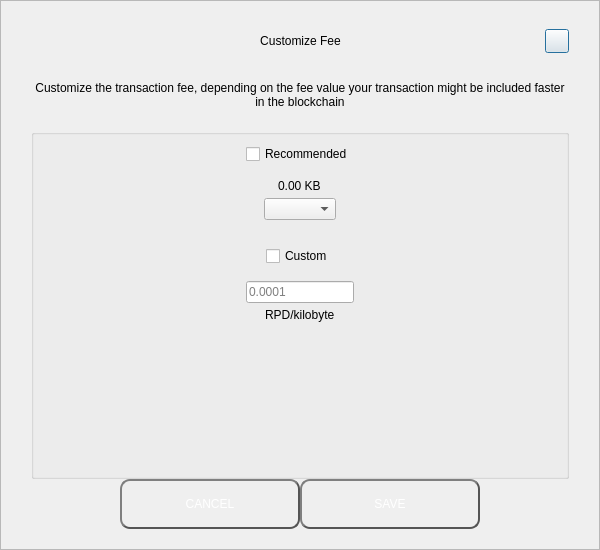
<?xml version="1.0" encoding="UTF-8"?>
<ui version="4.0">
 <class>SendCustomFeeDialog</class>
 <widget class="QDialog" name="SendCustomFeeDialog">
  <property name="geometry">
   <rect>
    <x>0</x>
    <y>0</y>
    <width>600</width>
    <height>550</height>
   </rect>
  </property>
  <property name="windowTitle">
   <string>Form</string>
  </property>
  <layout class="QVBoxLayout" name="verticalLayout_3">
   <property name="spacing">
    <number>0</number>
   </property>
   <property name="leftMargin">
    <number>0</number>
   </property>
   <property name="topMargin">
    <number>0</number>
   </property>
   <property name="rightMargin">
    <number>0</number>
   </property>
   <property name="bottomMargin">
    <number>0</number>
   </property>
   <item>
    <widget class="QFrame" name="frame">
     <property name="styleSheet">
      <string notr="true"/>
     </property>
     <property name="frameShape">
      <enum>QFrame::StyledPanel</enum>
     </property>
     <property name="frameShadow">
      <enum>QFrame::Raised</enum>
     </property>
     <layout class="QVBoxLayout" name="verticalLayout_2">
      <property name="spacing">
       <number>0</number>
      </property>
      <property name="leftMargin">
       <number>30</number>
      </property>
      <property name="topMargin">
       <number>20</number>
      </property>
      <property name="rightMargin">
       <number>30</number>
      </property>
      <property name="bottomMargin">
       <number>20</number>
      </property>
      <item>
       <layout class="QHBoxLayout" name="horizontalLayout_3">
        <property name="spacing">
         <number>0</number>
        </property>
        <item>
         <spacer name="horizontalSpacer_21">
          <property name="orientation">
           <enum>Qt::Horizontal</enum>
          </property>
          <property name="sizeHint" stdset="0">
           <size>
            <width>40</width>
            <height>20</height>
           </size>
          </property>
         </spacer>
        </item>
        <item>
         <widget class="QLabel" name="labelTitle">
          <property name="minimumSize">
           <size>
            <width>0</width>
            <height>40</height>
           </size>
          </property>
          <property name="maximumSize">
           <size>
            <width>16777215</width>
            <height>40</height>
           </size>
          </property>
          <property name="styleSheet">
           <string notr="true">padding-left:24px;</string>
          </property>
          <property name="text">
           <string>Customize Fee</string>
          </property>
          <property name="alignment">
           <set>Qt::AlignCenter</set>
          </property>
          <property name="margin">
           <number>7</number>
          </property>
         </widget>
        </item>
        <item>
         <spacer name="horizontalSpacer">
          <property name="orientation">
           <enum>Qt::Horizontal</enum>
          </property>
          <property name="sizeHint" stdset="0">
           <size>
            <width>40</width>
            <height>20</height>
           </size>
          </property>
         </spacer>
        </item>
        <item>
         <widget class="QPushButton" name="btnEsc">
          <property name="minimumSize">
           <size>
            <width>24</width>
            <height>24</height>
           </size>
          </property>
          <property name="maximumSize">
           <size>
            <width>24</width>
            <height>24</height>
           </size>
          </property>
          <property name="text">
           <string/>
          </property>
         </widget>
        </item>
       </layout>
      </item>
      <item>
       <spacer name="verticalSpacer_2">
        <property name="orientation">
         <enum>Qt::Vertical</enum>
        </property>
        <property name="sizeType">
         <enum>QSizePolicy::Fixed</enum>
        </property>
        <property name="sizeHint" stdset="0">
         <size>
          <width>20</width>
          <height>20</height>
         </size>
        </property>
       </spacer>
      </item>
      <item>
       <widget class="QLabel" name="labelMessage">
        <property name="text">
         <string>Customize the transaction fee, depending on the fee value your transaction might be included faster in the blockchain</string>
        </property>
        <property name="alignment">
         <set>Qt::AlignCenter</set>
        </property>
        <property name="wordWrap">
         <bool>true</bool>
        </property>
       </widget>
      </item>
      <item>
       <spacer name="verticalSpacer_3">
        <property name="orientation">
         <enum>Qt::Vertical</enum>
        </property>
        <property name="sizeType">
         <enum>QSizePolicy::Fixed</enum>
        </property>
        <property name="sizeHint" stdset="0">
         <size>
          <width>20</width>
          <height>20</height>
         </size>
        </property>
       </spacer>
      </item>
      <item>
       <widget class="QGroupBox" name="groupBox">
        <property name="title">
         <string/>
        </property>
        <layout class="QVBoxLayout" name="verticalLayout">
         <property name="leftMargin">
          <number>12</number>
         </property>
         <property name="rightMargin">
          <number>12</number>
         </property>
         <item>
          <layout class="QVBoxLayout" name="verticalLayout_4">
           <property name="spacing">
            <number>5</number>
           </property>
           <item alignment="Qt::AlignHCenter">
            <widget class="QCheckBox" name="checkBoxRecommended">
             <property name="text">
              <string>Recommended</string>
             </property>
            </widget>
           </item>
           <item>
            <spacer name="verticalSpacer_5">
             <property name="orientation">
              <enum>Qt::Vertical</enum>
             </property>
             <property name="sizeType">
              <enum>QSizePolicy::Fixed</enum>
             </property>
             <property name="sizeHint" stdset="0">
              <size>
               <width>20</width>
               <height>10</height>
              </size>
             </property>
            </spacer>
           </item>
           <item alignment="Qt::AlignHCenter">
            <widget class="QLabel" name="labelFee">
             <property name="text">
              <string>0.00 KB</string>
             </property>
            </widget>
           </item>
           <item alignment="Qt::AlignHCenter">
            <widget class="QComboBox" name="comboBoxRecommended"/>
           </item>
          </layout>
         </item>
         <item>
          <spacer name="verticalSpacer">
           <property name="orientation">
            <enum>Qt::Vertical</enum>
           </property>
           <property name="sizeType">
            <enum>QSizePolicy::Fixed</enum>
           </property>
           <property name="sizeHint" stdset="0">
            <size>
             <width>20</width>
             <height>20</height>
            </size>
           </property>
          </spacer>
         </item>
         <item>
          <layout class="QVBoxLayout" name="verticalLayout_5">
           <property name="spacing">
            <number>5</number>
           </property>
           <item alignment="Qt::AlignHCenter">
            <widget class="QCheckBox" name="checkBoxCustom">
             <property name="text">
              <string>Custom</string>
             </property>
            </widget>
           </item>
           <item>
            <spacer name="verticalSpacer_6">
             <property name="orientation">
              <enum>Qt::Vertical</enum>
             </property>
             <property name="sizeType">
              <enum>QSizePolicy::Fixed</enum>
             </property>
             <property name="sizeHint" stdset="0">
              <size>
               <width>20</width>
               <height>10</height>
              </size>
             </property>
            </spacer>
           </item>
           <item alignment="Qt::AlignHCenter">
            <widget class="QLineEdit" name="lineEditCustomFee">
             <property name="placeholderText">
              <string notr="true">0.0001</string>
             </property>
            </widget>
           </item>
           <item alignment="Qt::AlignHCenter">
            <widget class="QLabel" name="labelCustomFee">
             <property name="text">
              <string>RPD/kilobyte</string>
             </property>
            </widget>
           </item>
          </layout>
         </item>
         <item>
          <spacer name="verticalSpacer_4">
           <property name="orientation">
            <enum>Qt::Vertical</enum>
           </property>
           <property name="sizeHint" stdset="0">
            <size>
             <width>20</width>
             <height>40</height>
            </size>
           </property>
          </spacer>
         </item>
        </layout>
       </widget>
      </item>
      <item>
       <layout class="QHBoxLayout" name="horizontalLayout" stretch="1,2,2,1">
        <item>
         <spacer name="horizontalSpacer1">
          <property name="orientation">
           <enum>Qt::Horizontal</enum>
          </property>
          <property name="sizeHint" stdset="0">
           <size>
            <width>40</width>
            <height>20</height>
           </size>
          </property>
         </spacer>
        </item>
        <item>
         <widget class="QPushButton" name="btnCancel">
          <property name="minimumSize">
           <size>
            <width>180</width>
            <height>50</height>
           </size>
          </property>
          <property name="focusPolicy">
           <enum>Qt::NoFocus</enum>
          </property>
          <property name="styleSheet">
           <string notr="true">QPushButton {
color: #fff;
border: 2px solid #555;
border-radius: 10px;
border-style: outset;
background: qradialgradient(
cx: 0.3, cy: -0.4, fx: 0.3, fy: -0.4,
radius: 1.35, stop: 0 #FF5533, stop: 1 #FF5533
);
padding: 5px;
}

QPushButton:hover {
background: qradialgradient(
cx: 0.3, cy: -0.4, fx: 0.3, fy: -0.4,
radius: 1.35, stop: 0 #FF9333, stop: 1 #FF9333
);
}</string>
          </property>
          <property name="text">
           <string>CANCEL</string>
          </property>
         </widget>
        </item>
        <item>
         <widget class="QPushButton" name="btnSave">
          <property name="minimumSize">
           <size>
            <width>180</width>
            <height>50</height>
           </size>
          </property>
          <property name="focusPolicy">
           <enum>Qt::NoFocus</enum>
          </property>
          <property name="styleSheet">
           <string notr="true">QPushButton {
color: #fff;
border: 2px solid #555;
border-radius: 10px;
border-style: outset;
background: qradialgradient(
cx: 0.3, cy: -0.4, fx: 0.3, fy: -0.4,
radius: 1.35, stop: 0 #FF5533, stop: 1 #FF5533
);
padding: 5px;
}

QPushButton:hover {
background: qradialgradient(
cx: 0.3, cy: -0.4, fx: 0.3, fy: -0.4,
radius: 1.35, stop: 0 #FF9333, stop: 1 #FF9333
);
}</string>
          </property>
          <property name="text">
           <string>SAVE</string>
          </property>
         </widget>
        </item>
        <item>
         <spacer name="horizontalSpacer_2">
          <property name="orientation">
           <enum>Qt::Horizontal</enum>
          </property>
          <property name="sizeHint" stdset="0">
           <size>
            <width>40</width>
            <height>20</height>
           </size>
          </property>
         </spacer>
        </item>
       </layout>
      </item>
     </layout>
    </widget>
   </item>
  </layout>
 </widget>
 <resources/>
 <connections/>
</ui>
